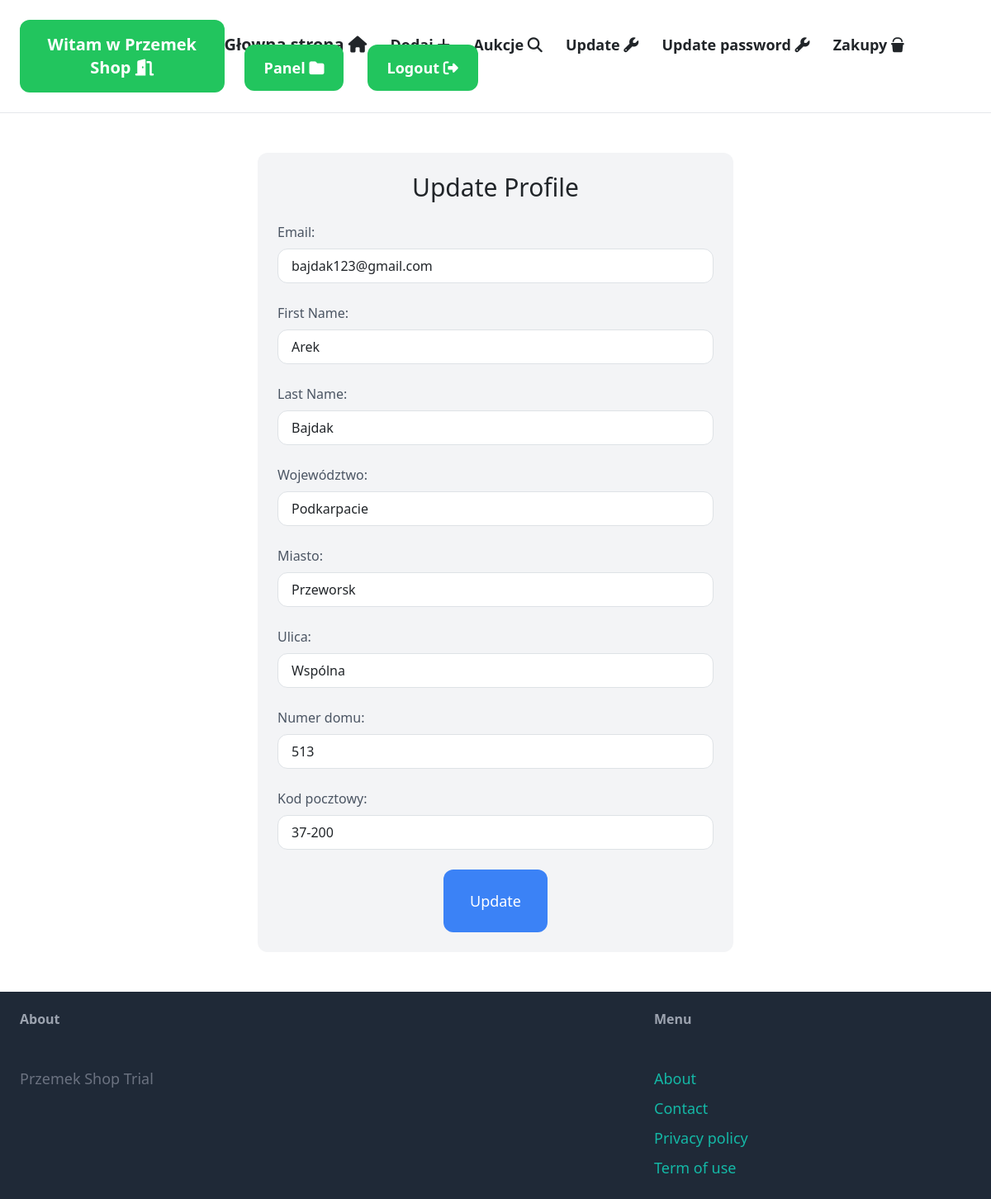
Page /settings/ (signed in) on the committed database.
### glowny/models.py (models this page shows, shortened)
class CustomUser(AbstractBaseUser, PermissionsMixin):
    email = models.EmailField(unique=True)
    first_name = models.CharField(max_length=30)
    last_name = models.CharField(max_length=30)
    is_active = models.BooleanField(default=True)
    is_staff = models.BooleanField(default=False)
    is_premium = models.BooleanField(default=False)
    wojewodztwo = models.CharField(max_length=30, default='')
    miasto = models.CharField(max_length=30, default='')
    ulica = models.CharField(max_length=30, default='')
    nr_domu = models.CharField(max_length=6, default='')
    kod_pocztowy = models.CharField(max_length=6, default='')
    objects = CustomUserManager()
    USERNAME_FIELD = 'email'
    REQUIRED_FIELDS = []

### glowny/views.py (the view)
# urls.py: path('settings/', views.update, name='update'),
@login_required
def update(request):
    if request.method == 'POST':
        form = UserProfileUpdateForm(request.POST, instance=request.user)
        if form.is_valid():
            form.save()
            subject = 'Twoje dane zostały zaktualizowane'
            message = 'Twoje dane w naszym serwisie zostały zaktualizowane.'
            from_email = 'bajdak123@gmail.com'
            recipient_list = [request.user.email]
            send_mail(subject, message, from_email, recipient_list, fail_silently=True)
            return redirect('glowny:index')
    else:
        form = UserProfileUpdateForm(instance=request.user)
    return render(request, 'settings.html', {'form': form})

### glowny/forms.py
class UserProfileUpdateForm(forms.ModelForm):
    first_name = forms.CharField(max_length=30, required=True, label='First Name')
    last_name = forms.CharField(max_length=30, required=True, label='Last Name')
    class Meta:
        model = CustomUser  # Zakłada, że Twoim modelem użytkownika jest User.
        fields = ['first_name', 'last_name', 'email', 'wojewodztwo', 'miasto', 'ulica', 'nr_domu', 'kod_pocztowy']

### glowny/templates/settings.html (shortened to what this page needs)
{% extends 'base.html' %}
{% block content %}
<div class="w-1/2 my-6 mx-auto p-6 bg-gray-100 rounded-xl">
    <h1 class="mb-6 text-3xl text-center">Update Profile</h1>
    <form method="post" action="{% url 'glowny:update' %}" class="space-y-4">
        <div class="mb-4">
            <label for="email" class="block mb-2 text-gray-600">Email:</label>
            <input type="text" id="email" name="email" class="w-full py-2 px-3 rounded-xl border" value="{{ form.email.value }}">
        </div>
        <div class="mb-4">
            <label for="first_name" class="block mb-2 text-gray-600">First Name:</label>
            <input type="text" id="first_name" name="first_name" class="w-full py-2 px-3 rounded-xl border" value="{{ form.first_name.value }}">
        </div>
        <div class="mb-4">
            <label for="last_name" class="block mb-2 text-gray-600">Last Name:</label>
            <input type="text" id="last_name" name="last_name" class="w-full py-2 px-3 rounded-xl border" value="{{ form.last_name.value }}">
        </div>
        <div class="mb-4">
            <label for="wojewodztwo" class="block mb-2 text-gray-600">Województwo:</label>
            <input type="text" id="wojewodztwo" name="wojewodztwo" class="w-full py-2 px-3 rounded-xl border" value="{{ form.wojewodztwo.value }}">
        </div>
        <div class="mb-4">
            <label for="miasto" class="block mb-2 text-gray-600">Miasto:</label>
            <input type="text" id="miasto" name="miasto" class="w-full py-2 px-3 rounded-xl border" value="{{ form.miasto.value }}">
        </div>
        <div class="mb-4">
            <label for="ulica" class="block mb-2 text-gray-600">Ulica:</label>
            <input type="text" id="ulica" name="ulica" class="w-full py-2 px-3 rounded-xl border" value="{{ form.ulica.value }}">
        </div>
        <div class="mb-4">
            <label for="nr_domu" class="block mb-2 text-gray-600">Numer domu:</label>
            <input type="text" id="nr_domu" name="nr_domu" class="w-full py-2 px-3 rounded-xl border" value="{{ form.nr_domu.value }}">
        </div>
        <div class="mb-4">
            <label for="kod_pocztowy" class="block mb-2 text-gray-600">Kod pocztowy:</label>
            <input type="text" id="kod_pocztowy" name="kod_pocztowy" class="w-full py-2 px-3 rounded-xl border" value="{{ form.kod_pocztowy.value }}">
        </div>
        <button class="mt-6 py-4 px-8 text-lg bg-blue-500 hover:bg-blue-900 rounded-xl text-white block mx-auto">Update</button>
    </form>
</div>
{% endblock %}

### rows in the picture
CustomUser: email "bajdak123@gmail.com", first_name "Arek", last_name "Bajdak", wojewodztwo "Podkarpacie", miasto "Przeworsk", ulica "Wspólna", nr_domu "513", kod_pocztowy "37-200"
